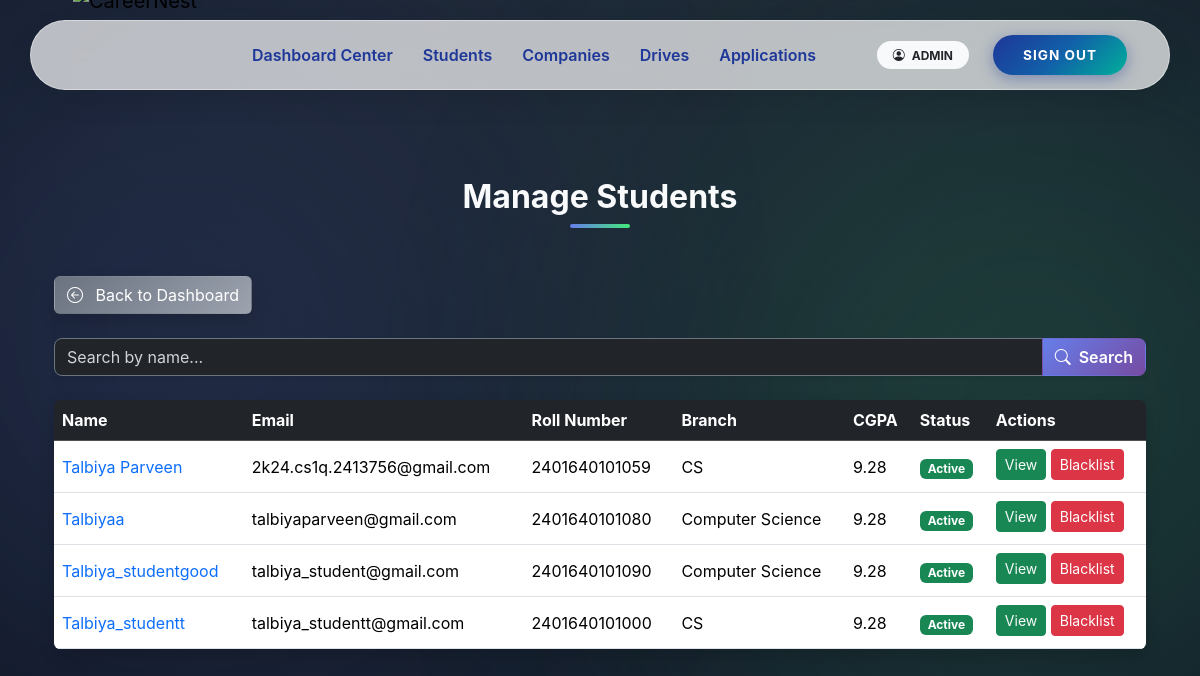
Page /admin/students (signed in) on the earlier database version.
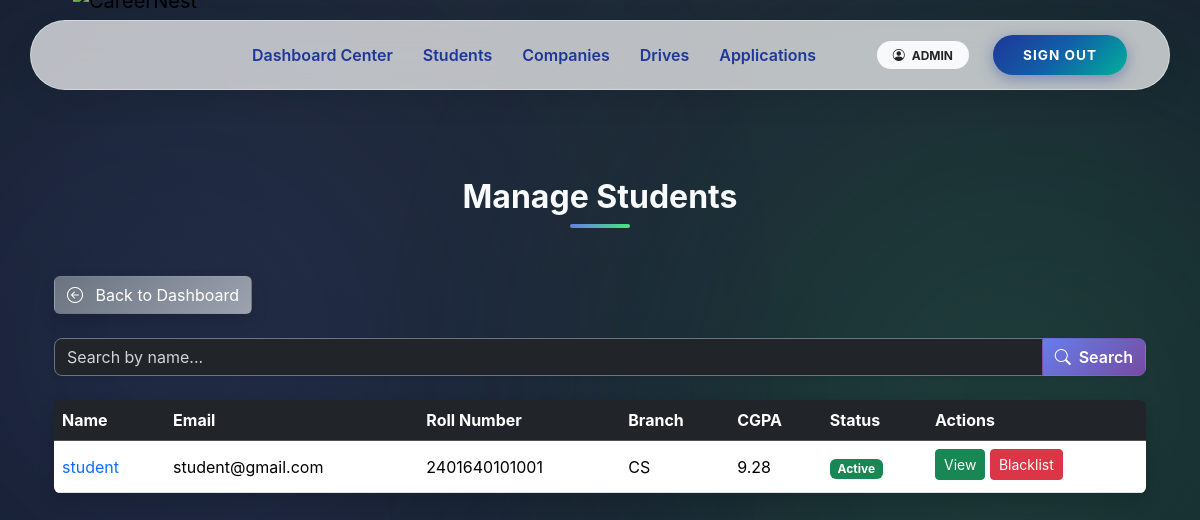
Same page on the later database version.
### app/models.py (models this page shows, shortened)
class User(UserMixin, db.Model):
    __tablename__ = "users"
    user_id = db.Column(db.Integer, primary_key=True)
    email = db.Column(db.String(120), unique=True, nullable=False)
    password_hash = db.Column(db.String(255), nullable=False)
    role = db.Column(db.String(20), nullable=False)
    is_active = db.Column(db.Boolean, default=True)
    is_approved = db.Column(db.Boolean, default=False)
    is_blacklisted = db.Column(db.Boolean, default=False)
    created_at = db.Column(db.DateTime, default=datetime.utcnow)
    student = db.relationship(
        "Student",
        back_populates="user",
        uselist=False,
        cascade="all, delete-orphan"
    )
    company = db.relationship(
        "Company",
        back_populates="user",
        uselist=False,
        cascade="all, delete-orphan"
    )
    admin = db.relationship(
        "Admin",
        back_populates="user",
        uselist=False,
        cascade="all, delete-orphan"
    )

class Student(db.Model):
    __tablename__ = "students"
    user_id = db.Column(
        db.Integer,
        db.ForeignKey("users.user_id", ondelete="CASCADE"),
        primary_key=True
    )
    full_name = db.Column(db.String(100), nullable=False)
    roll_number = db.Column(db.String(50), unique=True, nullable=False, index=True)
    graduation_year = db.Column(db.Integer, nullable=False)
    cgpa = db.Column(db.Float)
    tenth_marks = db.Column(db.Float)
    twelfth_marks = db.Column(db.Float)
    dob = db.Column(db.Date)
    year = db.Column(db.Integer)
    resume_filename = db.Column(db.String(200))
    phone = db.Column(db.String(20))
    address = db.Column(db.Text)
    skills = db.Column(db.Text)
    course = db.Column(db.String(100))
    branch = db.Column(db.String(100))
    created_at = db.Column(db.DateTime, default=datetime.utcnow)
    user = db.relationship("User", back_populates="student")
    applications = db.relationship(
        "Application",
        back_populates="student",
        cascade="all, delete-orphan"
    )

### app/admin/routes.py (the view)
@admin_bp.route('/students')
@login_required
@role_required('admin')
def students():
    q = request.args.get('q', '').strip()
    query = User.query.filter_by(role='student').join(Student)
    if q:
        query = query.filter(Student.full_name.ilike(f'%{q}%'))
    students = query.all()
    return render_template('admin/students.html', students=students, q=q)

### app/utils.py (called while the page is built)
def role_required(required_role):
    def decorator(f):
        @wraps(f)
        def decorated_function(*args, **kwargs):
            if not current_user.is_authenticated:
                abort(401)
            if current_user.role != required_role:
                abort(403)
            if required_role in ["student", "company"] and not current_user.is_approved:
                abort(403)
            if current_user.is_blacklisted:
                abort(403)
            return f(*args, **kwargs)
        return decorated_function
    return decorator

### app/templates/admin/students.html (shortened to what this page needs)
{% extends 'base.html' %}
{% block content %}
<div class="dashboard-bg">
  <div class="container position-relative">
    <h2 class="section-heading text-center mb-5">Manage Students</h2>
    <a href="{{ url_for('admin.dashboard') }}" class="btn btn-gradient-secondary mb-4 shadow hover-glow text-white">
      <i class="bi bi-arrow-left-circle me-2"></i> Back to Dashboard
    </a>
    <form method="GET" class="mb-4">
      <div class="input-group shadow-sm">
        <input type="text" name="q" class="form-control bg-dark text-white border border-secondary" placeholder="Search by name..." value="{{ q }}">
        <button class="btn btn-gradient-primary text-white" type="submit"><i class="bi bi-search me-1"></i> Search</button>
      </div>
    </form>
    {% if students %}
    <div class="table-responsive shadow rounded">
      <table class="table table-hover align-middle mb-0 text-white">
        <thead class="table-dark">
          <tr>
            <th>Name</th>
            <th>Email</th>
            <th>Roll Number</th>
            <th>Branch</th>
            <th>CGPA</th>
            <th>Status</th>
            <th>Actions</th>
          </tr>
        </thead>
        <tbody>
          {% for user in students %}
          <tr class="align-middle">
            <td>
              <a href="{{ url_for('admin.student_detail', user_id=user.user_id) }}" class="text-primary text-decoration-none">
                {{ user.student.full_name if user.student else 'N/A' }}
              </a>
            </td>
            <td>{{ user.email }}</td>
            <td>{{ user.student.roll_number if user.student else 'N/A' }}</td>
            <td>{{ user.student.branch if user.student else 'N/A' }}</td>
            <td>{{ user.student.cgpa if user.student else 'N/A' }}</td>
            <td>
              {% if user.is_blacklisted %}
              <span class="badge bg-danger">Blacklisted</span>
              {% else %}
              <span class="badge bg-success">Active</span>
              {% endif %}
            </td>
            <td>
              <a href="{{ url_for('admin.student_detail', user_id=user.user_id) }}" class="btn btn-success btn-sm mb-1">View</a>
              <form action="{{ url_for('admin.blacklist_student', user_id=user.user_id) }}" method="POST" style="display:inline;">
                {% if user.is_blacklisted %}
                <button type="submit" class="btn btn-success btn-sm mb-1">Unblacklist</button>
                {% else %}
                <button type="submit" class="btn btn-danger btn-sm mb-1">Blacklist</button>
                {% endif %}
              </form>
            </td>
          </tr>
          {% endfor %}
        </tbody>
      </table>
    </div>
    {% else %}
    <div class="alert alert-info shadow rounded">No students found.</div>
    {% endif %}
  </div>
</div>
{% endblock %}

Differences in the rows shown:
no longer on this page (row edited): User: student "Talbiya Parveen", email "2k24.cs1q.2413756@gmail.com", student "2401640101059", student "CS", student "9.28", is_blacklisted "Active"
removed User: student "Talbiyaa", email "talbiyaparveen@gmail.com", student "2401640101080", student "Computer Science", student "9.28", is_blacklisted "Active"
removed User: student "Talbiya_studentgood", email "talbiya_student@gmail.com", student "2401640101090", student "Computer Science", student "9.28", is_blacklisted "Active"
removed User: student "Talbiya_studentt", email "talbiya_studentt@gmail.com", student "2401640101000", student "CS", student "9.28", is_blacklisted "Active"
now on this page (row edited): User: student "student", email "student@gmail.com", student "2401640101001", student "CS", student "9.28", is_blacklisted "Active"
